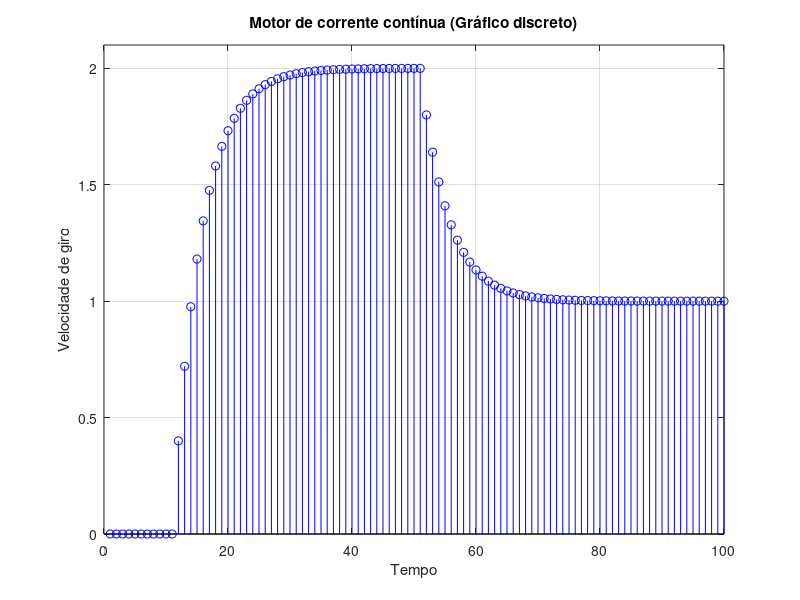

Recreate this plot in MATLAB.
% Sistema do Motor (Caso Discreto)

Ts = 1;
temposimulacao = 100;
npts = temposimulacao/Ts;
%t = k*Ts
%t/Ts = k amostra K

y = zeros(1,npts);
u = zeros(1,npts);
u(1,(10/Ts)+1:end) = ones(1,npts-(10/Ts));
q = zeros(1,npts);
q(1,(50/Ts)+1:end) = ones(1,npts-(50/Ts));

for i=2:1:npts
    
    y(i) = 0.8*y(i-1) + 0.4*u(i-1) - 0.2*q(i-1);
    
end

% y = 2u+q

figure;
stem((1:1:npts), y, 'b');
ylim([0 2.1])
title('Motor de corrente contínua (Gráfico discreto)')
xlabel('Tempo');
ylabel('Velocidade de giro')
grid on;